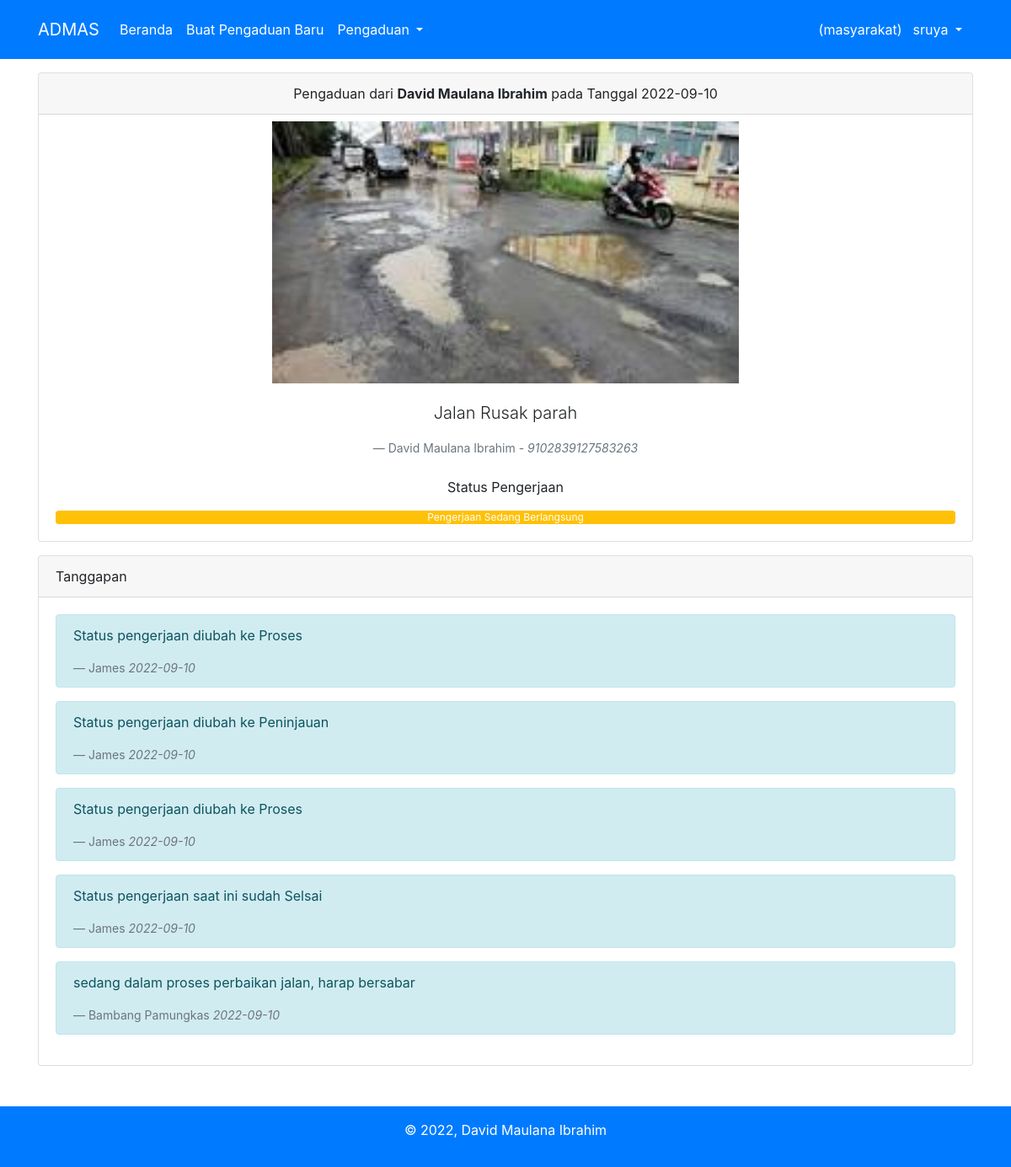
/pengaduan_detail.php?id_pengaduan=7 (signed in), run on the app's committed database.
### tables this page shows
CREATE TABLE `pengaduan` (
  `id_pengaduan` int(11) NOT NULL,
  `tgl_pengaduan` date NOT NULL,
  `nik` varchar(16) NOT NULL,
  `isi_laporan` text NOT NULL,
  `foto` varchar(255) NOT NULL,
  `status` enum('0','proses','selesai') NOT NULL
);

CREATE TABLE `masyarakat` (
  `nik` varchar(16) NOT NULL,
  `nama` varchar(35) NOT NULL,
  `username` varchar(25) NOT NULL,
  `password` varchar(50) NOT NULL,
  `telp` varchar(13) NOT NULL
);

CREATE TABLE `tanggapan` (
  `id_tanggapan` int(11) NOT NULL,
  `id_pengaduan` int(11) NOT NULL,
  `tgl_tanggapan` date NOT NULL,
  `tanggapan` text NOT NULL,
  `id_petugas` int(11) NOT NULL
);

CREATE TABLE `petugas` (
  `id_petugas` int(11) NOT NULL,
  `nama_petugas` varchar(35) NOT NULL,
  `username` varchar(25) NOT NULL,
  `password` varchar(50) NOT NULL,
  `telp` varchar(13) NOT NULL,
  `level` enum('admin','petugas') NOT NULL
);

### pengaduan_detail.php (the view, shortened to what this page needs)
<?php
if (!empty($_SESSION['nik_login'])) {
    include "header.php";
    include "conn.php";
    $id_pengaduan = $_GET['id_pengaduan'];
    $sql_pengaduan = "SELECT * FROM `pengaduan`INNER JOIN masyarakat ON pengaduan.nik = masyarakat.nik WHERE id_pengaduan = '$id_pengaduan'";
    $eksekusi_pengaduan = mysqli_query($conn, $sql_pengaduan);
    $data_pengaduan = mysqli_fetch_array($eksekusi_pengaduan);
    include "navigasi.php";
?>
    <div class="container">
        <div class="card mt-3 text-center">
            <div class="card-header">
                Pengaduan dari <b><?php echo $data_pengaduan['nama']; ?></b> pada Tanggal <?php echo $data_pengaduan['tgl_pengaduan']; ?>
            </div>
            <div class="text-center mt-2">
                <img src="img_pengaduan/<?php echo $data_pengaduan['foto'] ?>" class="img-fluid" width="50%" alt="...">
            </div>
            <div class="card-body">
                <p class="card-text lead"><?php echo $data_pengaduan['isi_laporan']; ?></p>
                <footer class="blockquote-footer"><?php echo $data_pengaduan['nama']; ?> - <cite title="Source Title"><?php echo $data_pengaduan['nik']; ?></cite></footer>
                <br>
                <p>Status Pengerjaan</p>
                <?php
                if ($data_pengaduan['status'] == 0) {
                    $warna = "bg-danger";
                    $panjang = 100;
                    $info = "Laporan Masih Dalam Peninjauan";
                } elseif ($data_pengaduan['status'] == "proses") {
                    $warna = "bg-warning";
                    $panjang = 100;
                    $info = "Pengerjaan Sedang Berlangsung";
                } else {
                    $warna = "bg-success";
                    $panjang = 100;
                    $info = "Pengerjaan Telah Selesai";
                }
                ?>
                <div class="progress">
                    <div class="progress-bar <?php echo $warna; ?>" role="progressbar" style="width: <?php echo $panjang; ?>%" aria-valuenow="25" aria-valuemin="0" aria-valuemax="100"><?php echo $info; ?></div>
                </div>
            </div>
        </div>
        <div class="card mt-3">
            <div class="card-header">
                Tanggapan
            </div>
            <div class="card-body">
                <?php
                $sql_tanggapan = "SELECT * FROM `tanggapan` INNER JOIN petugas ON tanggapan.id_petugas = petugas.id_petugas WHERE id_pengaduan = '$id_pengaduan' ORDER BY id_tanggapan DESC";
                $eksekusi_tanggapan = mysqli_query($conn, $sql_tanggapan);
                while ($data_tanggapan = mysqli_fetch_array($eksekusi_tanggapan)) {
                ?>
                    <div class="alert alert-info" role="alert">
                        <p><?php echo $data_tanggapan['tanggapan']; ?></p>
                        <footer class="blockquote-footer"><?php echo $data_tanggapan['nama_petugas']; ?> <cite title="Source Title"><?php echo $data_tanggapan['tgl_tanggapan']; ?></cite></footer>
                    </div>
                <?php
                }
                ?>
            </div>
        </div>
    </div>
    <div class="bg-primary">
        <div class="container text-white text-center mt-5 pt-3 pb-3">
            <p>&copy; 2022, David Maulana Ibrahim</p>
        </div>
    </div>
<?php
    include "footer.php";
}
?>

### data on the page
pengaduan: nik.nama "David Maulana Ibrahim", tgl_pengaduan "2022-09-10", foto (picture), isi_laporan "Jalan Rusak parah", nik.nik "9102839127583263", status "Pengerjaan Sedang Berlangsung"
tanggapan: tanggapan "Status pengerjaan diubah ke Proses", id_petugas.nama_petugas "James", tgl_tanggapan "2022-09-10"
tanggapan: tanggapan "Status pengerjaan diubah ke Peninjauan", id_petugas.nama_petugas "James", tgl_tanggapan "2022-09-10"
tanggapan: tanggapan "Status pengerjaan diubah ke Proses", id_petugas.nama_petugas "James", tgl_tanggapan "2022-09-10"
tanggapan: tanggapan "Status pengerjaan saat ini sudah Selsai", id_petugas.nama_petugas "James", tgl_tanggapan "2022-09-10"
tanggapan: tanggapan "sedang dalam proses perbaikan jalan, harap bersabar", id_petugas.nama_petugas "Bambang Pamungkas", tgl_tanggapan "2022-09-10"

### other printed values
$level "masyarakat"
$nama_login "sruya"
